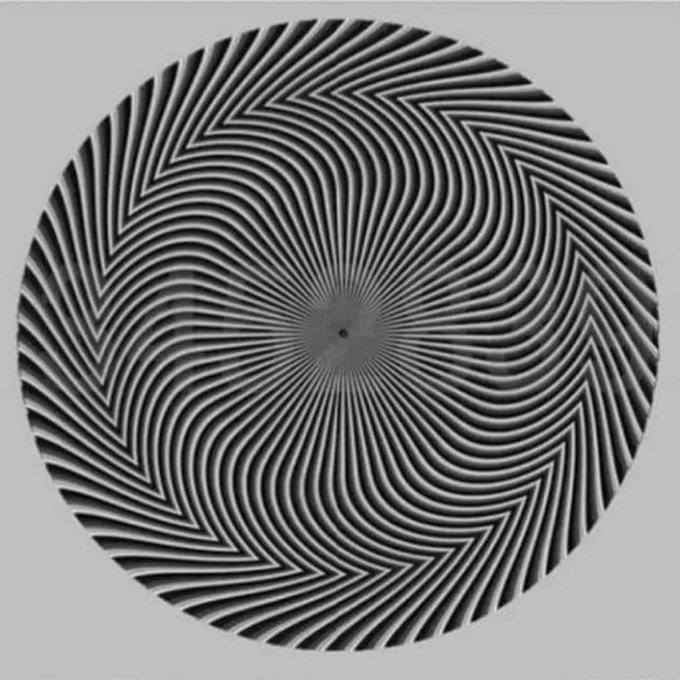
//> input picture Rafael/atividade3/resources/d.jpeg, 680 x 680 px
$ ./layers resources/c.jpg resources/d.jpeg   (built with g++ and OpenCV 4)
//> lines starting //> are read from the running program, lines starting //| are printed output that depends on the picture
#include <opencv2/opencv.hpp>
#include <iostream>

using namespace cv;

void getImageLayers(Mat &src, Mat *dst)
{
    for (int bit = 0; bit < 8; bit++)
    {
        src.copyTo(dst[bit]);
        int mask = 1 << bit;
        for (int i = 0; i < src.rows; i++)
        {
            for (int j = 0; j < src.cols; j++)
            {
                dst[bit].at<uchar>(i, j) = src.at<uchar>(i, j) & mask;
            }
        }
    }
}

void joinImageLayers(Mat *src, Mat &dst, int mymask)
{
    dst = Mat::zeros(src[0].size(), src[0].type());
    for (int bit = 0; bit < 8; bit++)
    {
        int mask = 1 << bit;
        if (mask & mymask)
        {
            for (int i = 0; i < dst.rows; i++)
            {
                for (int j = 0; j < dst.cols; j++)
                {
                    dst.at<uchar>(i, j) |= src[bit].at<uchar>(i, j);
                }
            }
        }
    }
}

int main(int argc, char **argv)
{
    std::string path(argv[1]);
    std::string filename(argv[2]);
    std::string prefix("../generated/");
    Mat image = imread(path + filename, IMREAD_GRAYSCALE);
//> image: 680 rows x 680 cols, CV_8UC1; min 0, max 225, mean 121.8
    Mat layers[8];
    Mat joinedImage;
    getImageLayers(image, layers);
//> after the loop in getImageLayers, `for (int bit = 0; bit < 8; bit++)`:
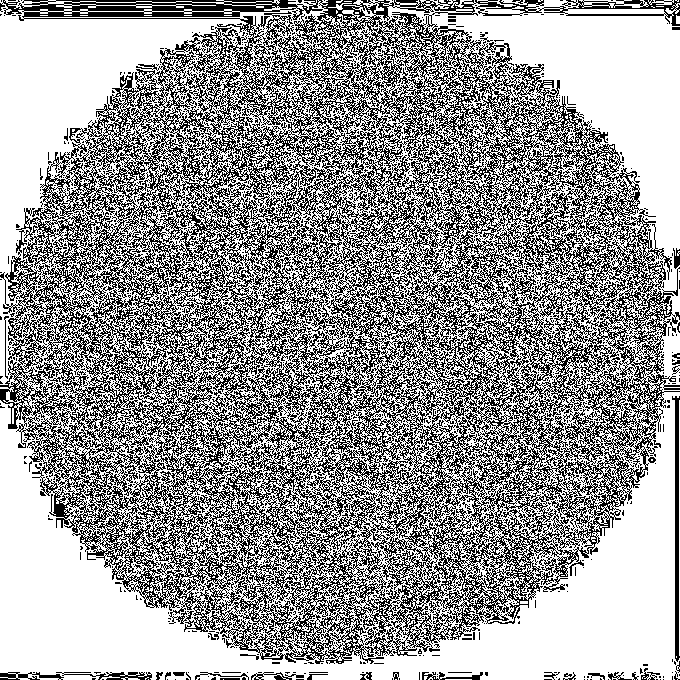
//> dst: 680 rows x 680 cols, CV_8UC1; values 0 (black) and 1 (white), 60.3% white; black in thin lines or dots
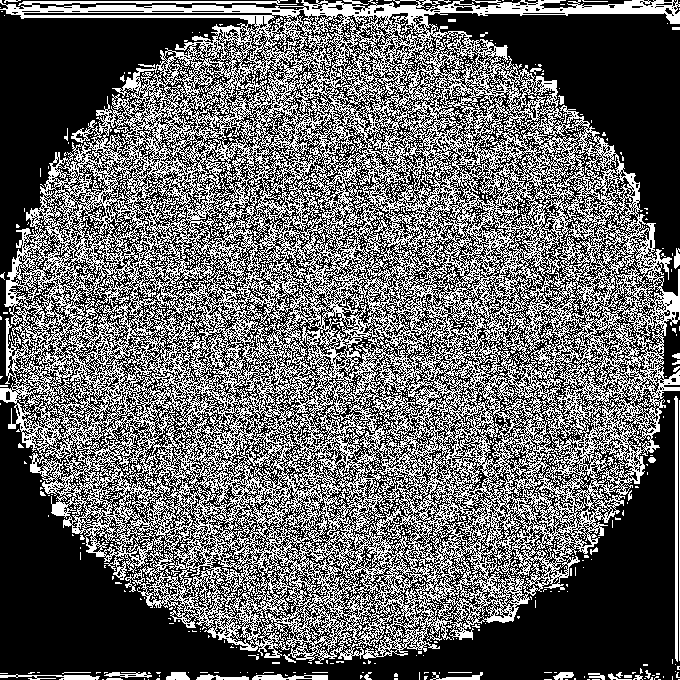
//> layers[1]: 680 rows x 680 cols, CV_8UC1; values 0 (black) and 2 (white), 39.9% white in thin lines or dots
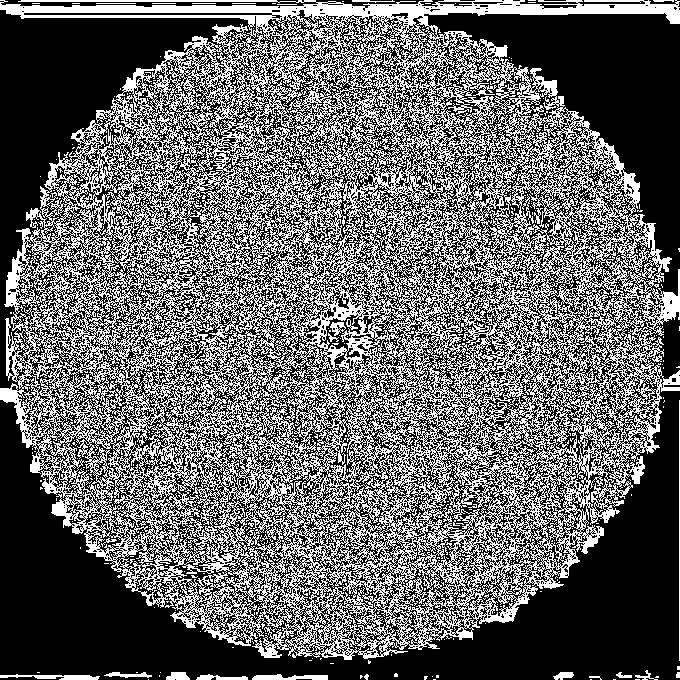
//> layers[2]: 680 rows x 680 cols, CV_8UC1; values 0 (black) and 4 (white), 39.6% white in thin lines or dots
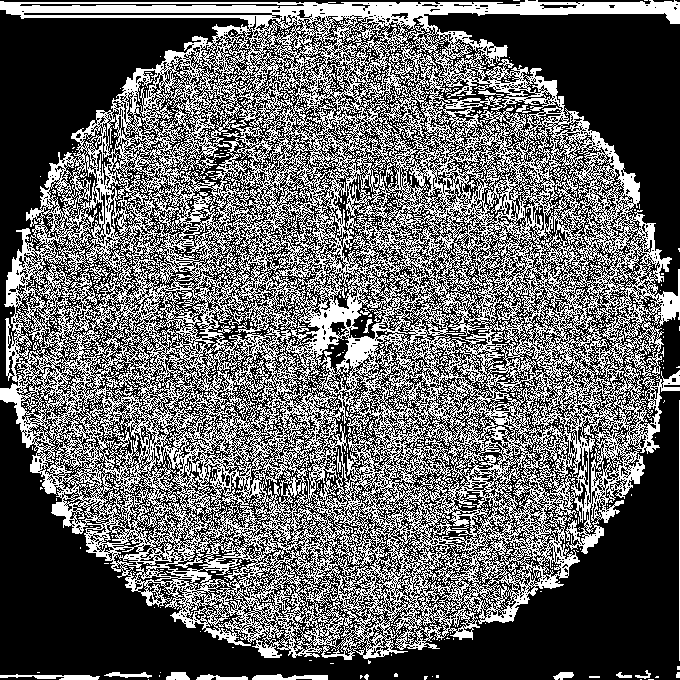
//> layers[3]: 680 rows x 680 cols, CV_8UC1; values 0 (black) and 8 (white), 39.7% white in thin lines or dots
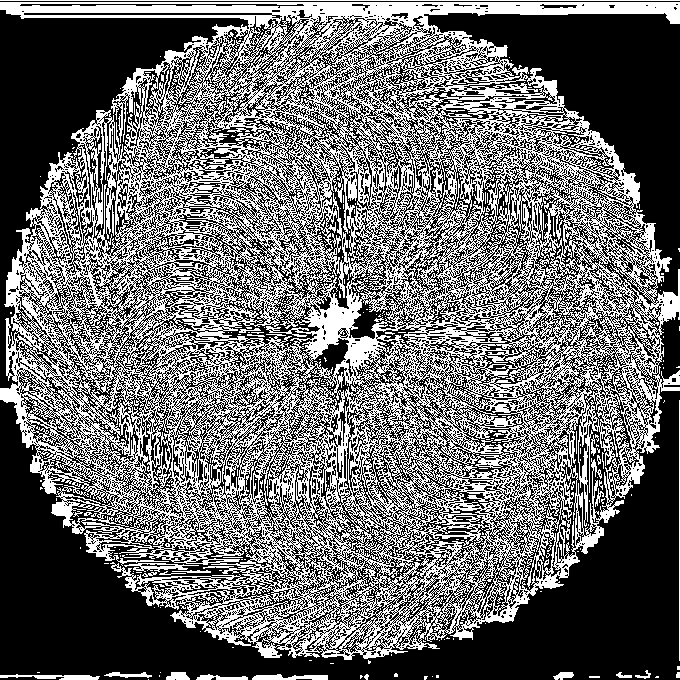
//> layers[4]: 680 rows x 680 cols, CV_8UC1; values 0 (black) and 16 (white), 42% white in thin lines or dots
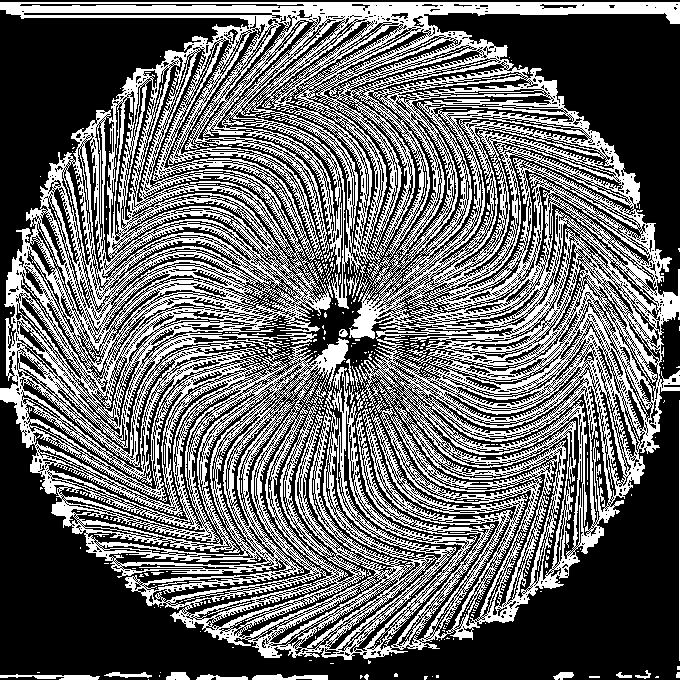
//> layers[5]: 680 rows x 680 cols, CV_8UC1; values 0 (black) and 32 (white), 40.7% white in thin lines or dots
    joinImageLayers(layers, joinedImage, 127);
//> in joinImageLayers, `dst = Mat::zeros(src[0].size(), src[0].type());`: dst: 680 rows x 680 cols, CV_8UC1; every value is 0
//> after the loop in joinImageLayers, `for (int bit = 0; bit < 8; bit++)`:
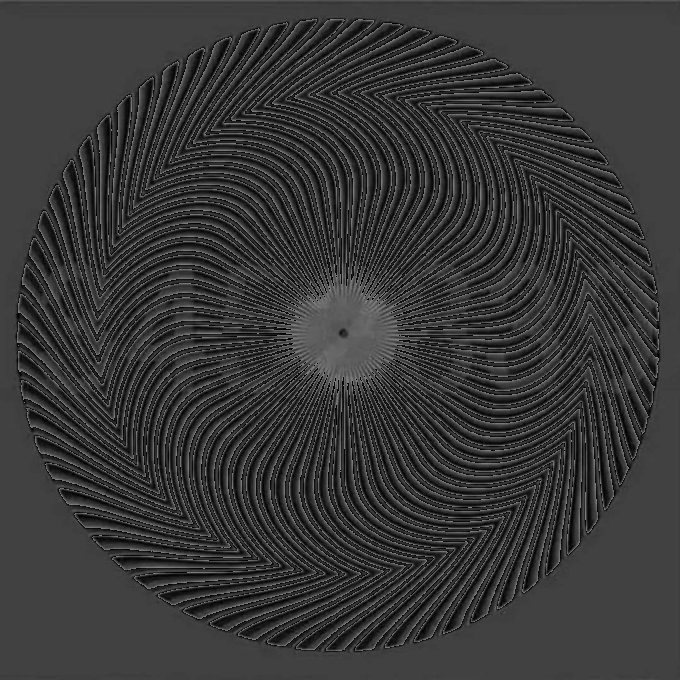
//> dst: 680 rows x 680 cols, CV_8UC1; min 0, max 127, mean 55.4
    for (int i = 0; i < 8; i++)
        imwrite(prefix + std::to_string(i) + std::string("layer.jpg"), layers[i]);
    imwrite(prefix + filename, image);
    imwrite(prefix + std::string("joined.jpg"), joinedImage);
    return 0;
}
